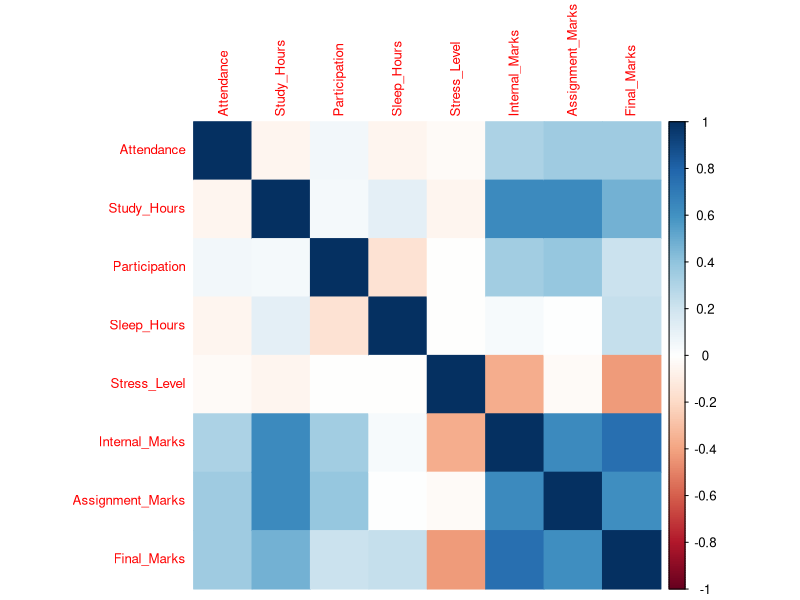
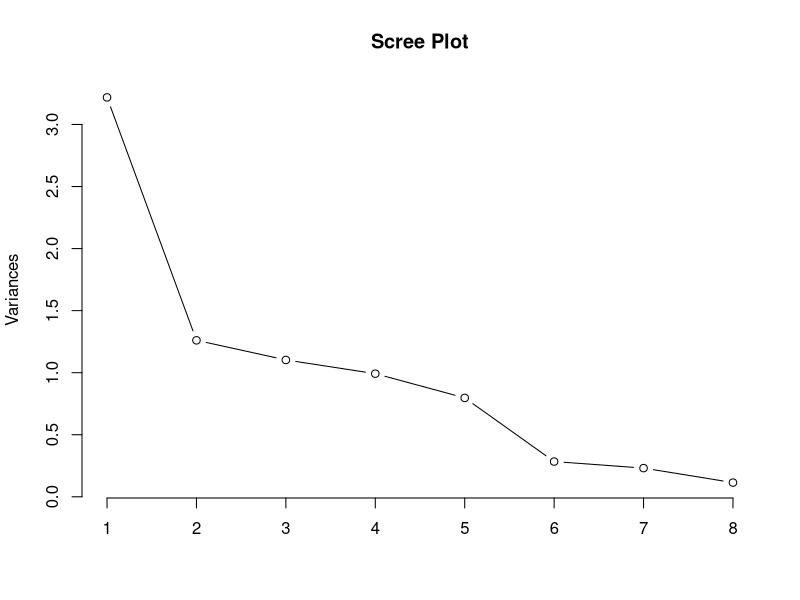
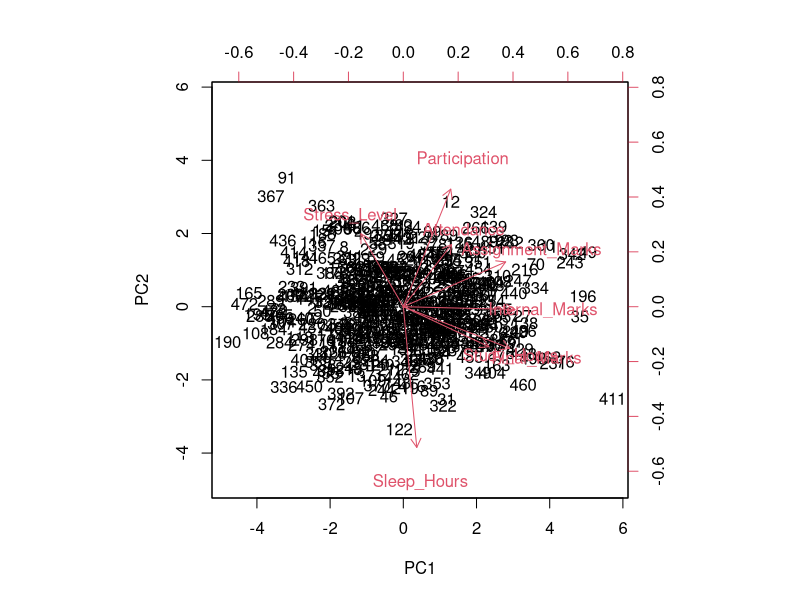
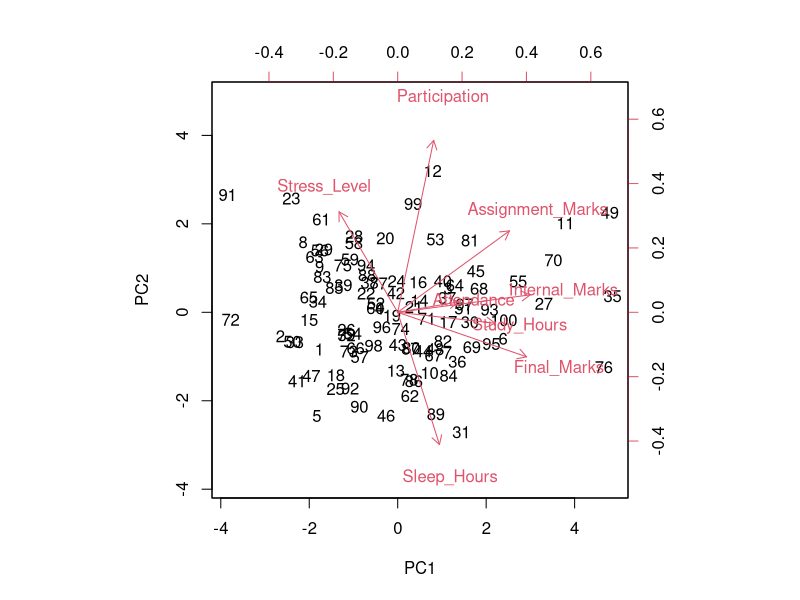
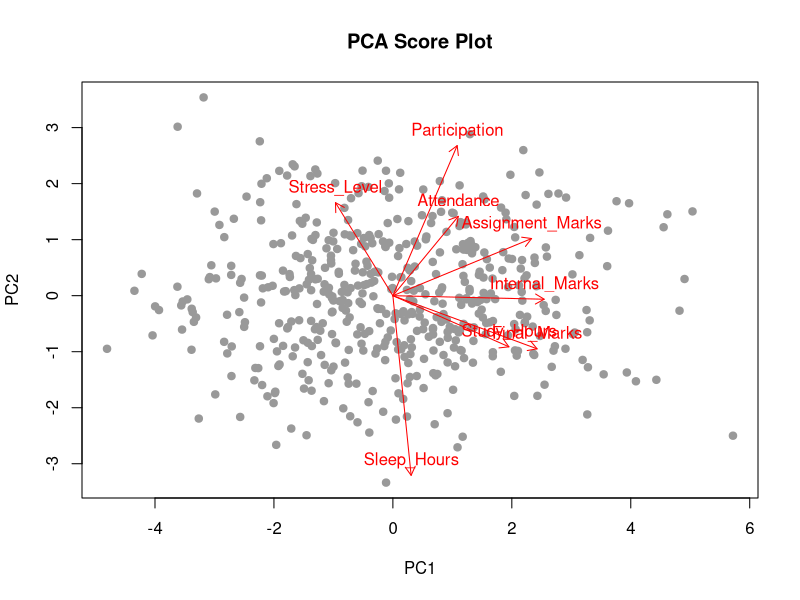
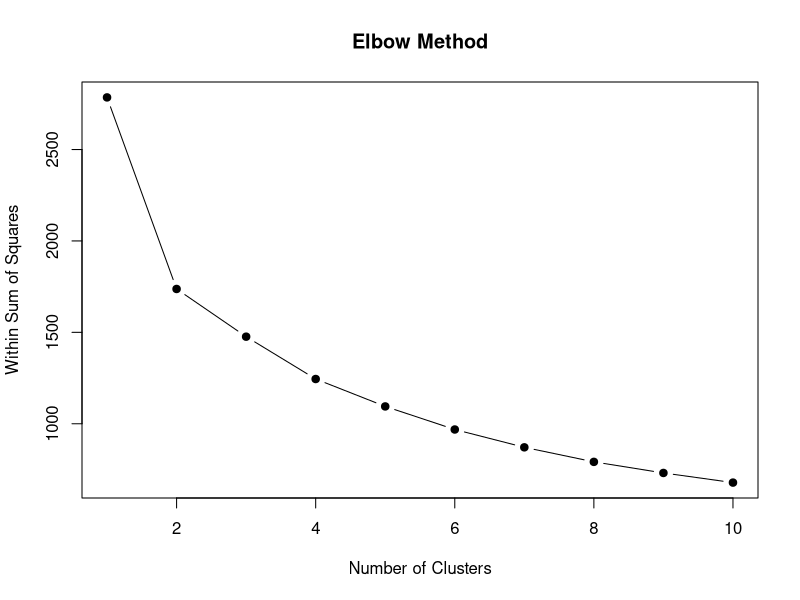
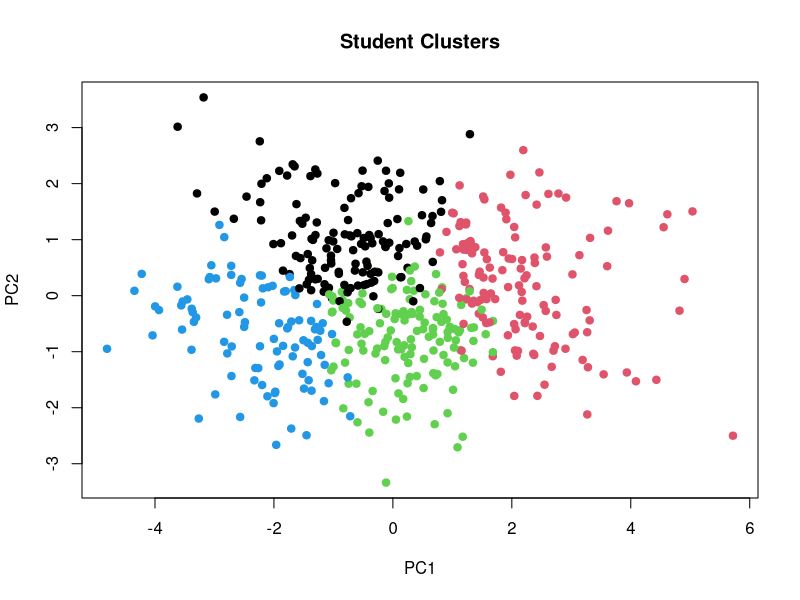

Here is the R script that generated these plots, in order:
# ==========================================
# STUDENT SUCCESS ANALYTICS PROJECT
# PCA + K-MEANS CLUSTERING IN R
# ==========================================

# -------------------------------
# 1. Load Libraries
# -------------------------------
library(ggplot2)
library(corrplot)
library(dplyr)

# -------------------------------
# 2. Generate Synthetic Dataset
# -------------------------------
set.seed(123)
n <- 500

student <- data.frame(
  Attendance    = round(rnorm(n, 80, 10)),
  Study_Hours   = round(rnorm(n, 4.5, 1.5), 1),
  Participation = round(rnorm(n, 70, 12)),
  Sleep_Hours   = round(rnorm(n, 7, 1), 1),
  Stress_Level  = round(rnorm(n, 5, 2), 1)
)

# Apply realistic limits
student$Attendance    <- pmin(pmax(student$Attendance, 40), 100)
student$Study_Hours   <- pmin(pmax(student$Study_Hours, 0.5), 10)
student$Participation <- pmin(pmax(student$Participation, 20), 100)
student$Sleep_Hours   <- pmin(pmax(student$Sleep_Hours, 4), 10)
student$Stress_Level  <- pmin(pmax(student$Stress_Level, 1), 10)

# Create academic scores
student$Internal_Marks <- round(
  0.35 * student$Attendance +
    4.00 * student$Study_Hours +
    0.20 * student$Participation -
    1.50 * student$Stress_Level +
    rnorm(n, 0, 5)
)

student$Assignment_Marks <- round(
  0.30 * student$Attendance +
    3.50 * student$Study_Hours +
    0.25 * student$Participation +
    rnorm(n, 0, 5)
)

student$Final_Marks <- round(
  0.40 * student$Internal_Marks +
    0.35 * student$Assignment_Marks +
    0.10 * student$Attendance +
    2.00 * student$Sleep_Hours -
    1.20 * student$Stress_Level +
    rnorm(n, 0, 5)
)

# Restrict marks to 0-100
student$Internal_Marks   <- pmin(pmax(student$Internal_Marks, 0), 100)
student$Assignment_Marks <- pmin(pmax(student$Assignment_Marks, 0), 100)
student$Final_Marks      <- pmin(pmax(student$Final_Marks, 0), 100)

# -------------------------------
# 3. Exploratory Data Analysis
# -------------------------------
summary(student)

corrplot(cor(student),
         method = "color",
         tl.cex = 0.8)

# -------------------------------
# 4. Principal Component Analysis
# -------------------------------
pca_result <- prcomp(student, scale. = TRUE)

summary(pca_result)

# Scree Plot
plot(pca_result, type = "l", main = "Scree Plot")

# PCA Biplot
biplot(pca_result, scale = 0)

biplot(prcomp(student[1:100,], scale=TRUE), scale=0)

plot(pca_result$x[,1], pca_result$x[,2],
     pch=19,
     col="grey60",
     xlab="PC1",
     ylab="PC2",
     main="PCA Score Plot")

arrows(0,0,
       pca_result$rotation[,1]*5,
       pca_result$rotation[,2]*5,
       col="red",
       length=0.1)

text(pca_result$rotation[,1]*5,
     pca_result$rotation[,2]*5,
     labels=rownames(pca_result$rotation),
     col="red",
     pos=3)

# -------------------------------
# 5. K-Means Clustering
# -------------------------------

# Use first 3 principal components
pca_scores <- as.data.frame(pca_result$x[, 1:3])

# Elbow Method
wss <- numeric(10)

for(i in 1:10){
  wss[i] <- kmeans(pca_scores, centers = i, nstart = 25)$tot.withinss
}

plot(1:10, wss,
     type = "b",
     pch = 19,
     xlab = "Number of Clusters",
     ylab = "Within Sum of Squares",
     main = "Elbow Method")

# Final K-Means Model
set.seed(123)
km <- kmeans(pca_scores, centers = 4, nstart = 25)

student$Cluster <- as.factor(km$cluster)

# Cluster Plot
plot(pca_scores$PC1, pca_scores$PC2,
     col = student$Cluster,
     pch = 19,
     xlab = "PC1",
     ylab = "PC2",
     main = "Student Clusters")

# -------------------------------
# 6. Cluster Profiles
# -------------------------------
cluster_summary <- student %>%
  group_by(Cluster) %>%
  summarise_all(mean)

print(cluster_summary)

# -------------------------------
# 7. Export Final Dataset
# -------------------------------
write.csv(student,
          "student_success_project.csv",
          row.names = FALSE)
